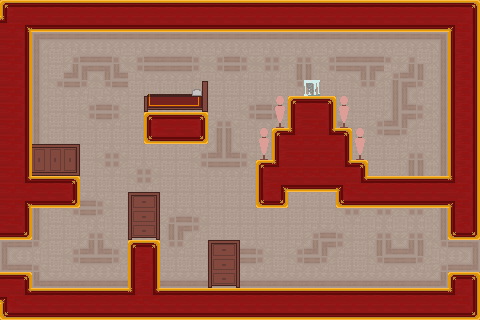

This is a level from a 2D game, rendered from its Tiled map with the project's own tilesets. A one-line summary and the map file follow, with tile-layer data summarised:
An orthogonal 30x20 tile map with 16x16 px tiles, 8 tile layers (bkg_far, bkg_close, onoff-defaulton(blue), onoff-defaultoff(blue), ...), 6 tilesets.

<map version="1.10" tiledversion="1.11.0" orientation="orthogonal" renderorder="right-down" width="30" height="20" tilewidth="16" tileheight="16" infinite="0" nextlayerid="12" nextobjectid="1">
 <tileset firstgid="1" source="../../jail_wall.tsx" />
 <tileset firstgid="65" source="../../jail_block.tsx" />
 <tileset firstgid="129" source="../../Carpet.tsx" />
 <tileset firstgid="144" source="../../NiceWall.tsx" />
 <tileset firstgid="159" source="../../decorative_props.tsx" />
 <tileset firstgid="287" source="../../PlaceholderSprites.tsx" />
 <layer id="4" name="bkg_far" width="30" height="20">
  <properties>
   <property name="unity:sortinglayer" value="Bkg_far" />
  </properties>
  <data>[600 cells, 0 non-empty, 0 distinct tile ids]</data>
 </layer>
 <layer id="1" name="bkg_close" width="30" height="20">
  <properties>
   <property name="unity:sortinglayer" value="Bkg" />
  </properties>
  <data>[600 cells, 426 non-empty, 13 distinct tile ids]</data>
 </layer>
 <layer id="6" name="onoff-defaulton(blue)" width="30" height="20">
  <properties>
   <property name="unity:layer" value="Ground" />
   <property name="unity:sortinglayer" value="Ground" />
   <property name="unity:tag" value="onoff-defaulton" />
  </properties>
  <data>[600 cells, 0 non-empty, 0 distinct tile ids]</data>
 </layer>
 <layer id="7" name="onoff-defaultoff(blue)" width="30" height="20">
  <properties>
   <property name="unity:layer" value="Ground" />
   <property name="unity:sortinglayer" value="Ground" />
   <property name="unity:tag" value="onoff-defaultoff" />
  </properties>
  <data>[600 cells, 0 non-empty, 0 distinct tile ids]</data>
 </layer>
 <layer id="9" name="onoff2-defaulton(purple)" width="30" height="20">
  <properties>
   <property name="unity:layer" value="Ground" />
   <property name="unity:sortinglayer" value="Ground" />
   <property name="unity:tag" value="onoff2-defaulton" />
  </properties>
  <data>[600 cells, 0 non-empty, 0 distinct tile ids]</data>
 </layer>
 <layer id="8" name="onoff2-defaultoff(purple)" width="30" height="20">
  <properties>
   <property name="unity:layer" value="Ground" />
   <property name="unity:sortinglayer" value="Ground" />
   <property name="unity:tag" value="onoff2-defaultoff" />
  </properties>
  <data>[600 cells, 0 non-empty, 0 distinct tile ids]</data>
 </layer>
 <layer id="2" name="ground" width="30" height="20">
  <properties>
   <property name="unity:layer" value="Ground" />
   <property name="unity:sortinglayer" value="Ground" />
  </properties>
  <data>[600 cells, 274 non-empty, 27 distinct tile ids]</data>
 </layer>
 <layer id="3" name="foreground" width="30" height="20">
  <properties>
   <property name="unity:sortinglayer" value="Foreground" />
  </properties>
  <data>[600 cells, 1 non-empty, 1 distinct tile ids]</data>
 </layer>
</map>
